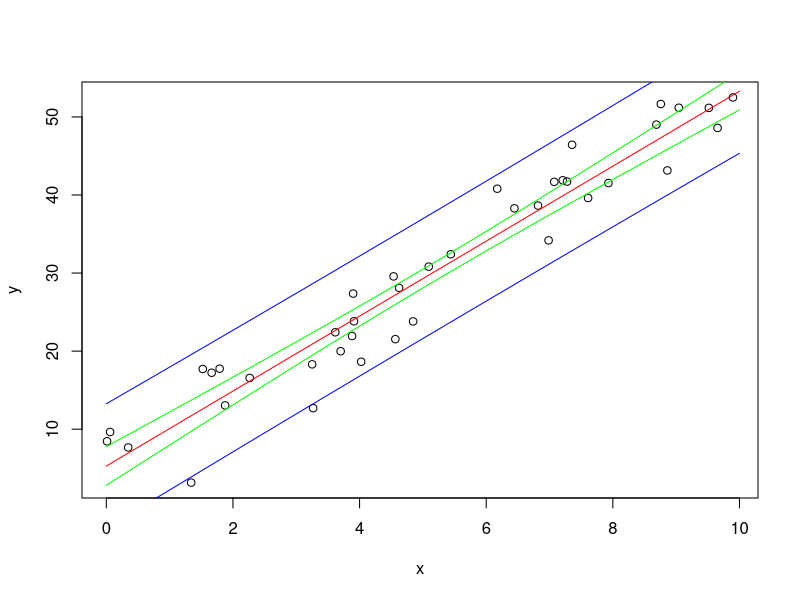

Write R code to recreate this figure.
# observe some data
observe_data = function(n)
{
  x = runif(n, 0, 10)
  y = 5*x + 3.5 + rnorm(n, 0, 3)
  return(list('x'=x, 'y'=y))
}

# simple linear regression
set.seed(12345)
n = 40
data = observe_data(n)
x = data$x
y = data$y

plot(x,y)

Sxy = sum(x*y) - sum(x)*sum(y)/n
Sxx = sum(x^2) - sum(x)^2/n

b1 = Sxy/Sxx
b1

xbar = mean(x)
ybar = mean(y)
b0 = ybar - b1*xbar
b0


# Plot E[Y | X = x] 
xstar = seq(0, 10, 0.01)
ystar = b1*xstar + b0

lines(xstar, ystar, col='red')


# Confidence and prediction intervals
yhat = b1*x + b0

SSerr = sum((y-yhat)^2)
s = sqrt(SSerr / (n-2))


alpha = 0.05
conf_moe = qt(1-alpha/2, n-2)*s*sqrt(1/n+(xstar-xbar)^2/Sxx)

lines(xstar, ystar + conf_moe, col="green")
lines(xstar, ystar - conf_moe, col="green")


pred_moe = qt(1-alpha/2, n-2)*s*sqrt(1+1/n+(xstar-xbar)^2/Sxx)

lines(xstar, ystar + pred_moe, col="blue")
lines(xstar, ystar - pred_moe, col="blue")

# why is prediction interval wider than confidence interval (intuitively, without considering formula)?
